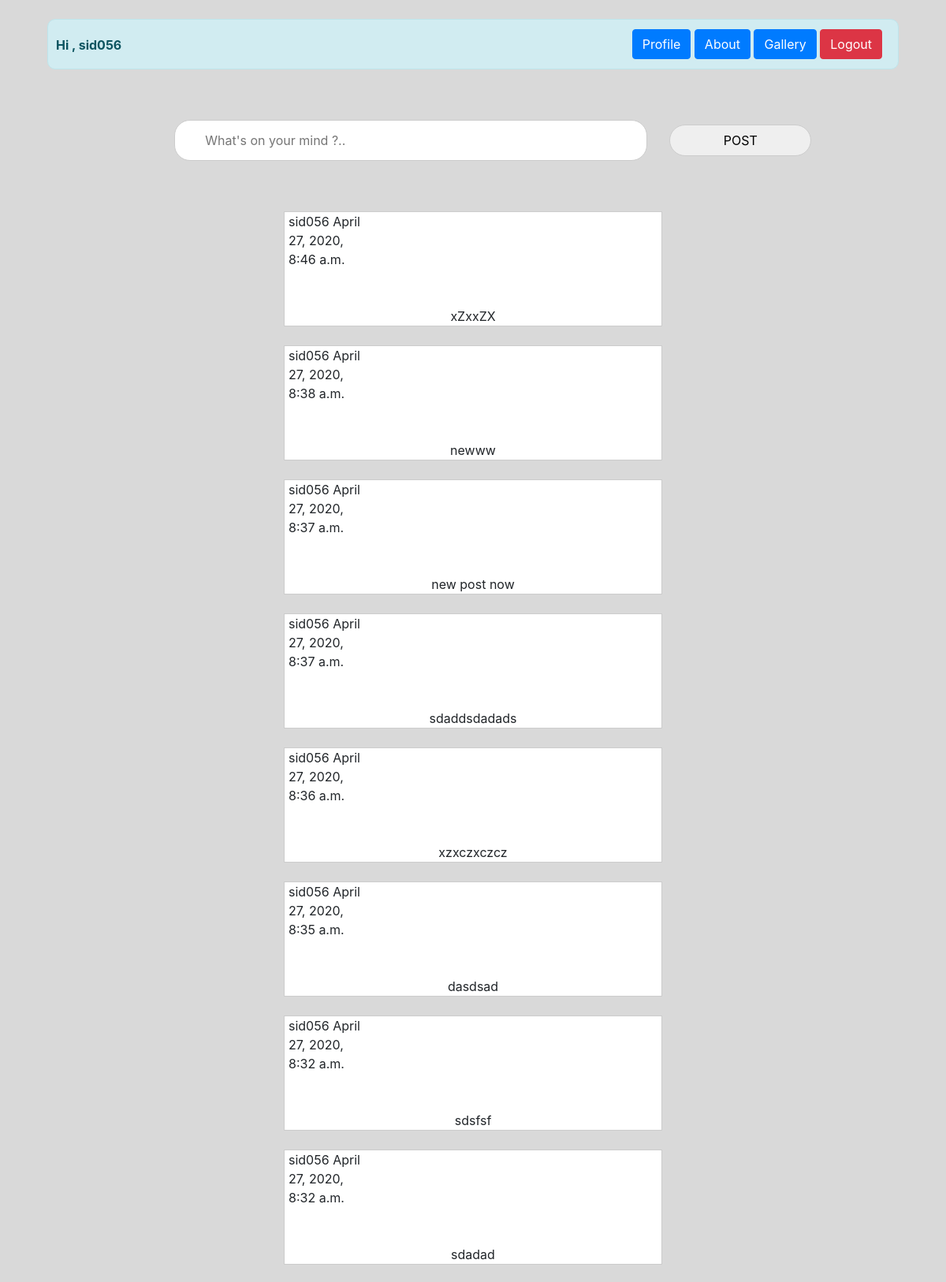
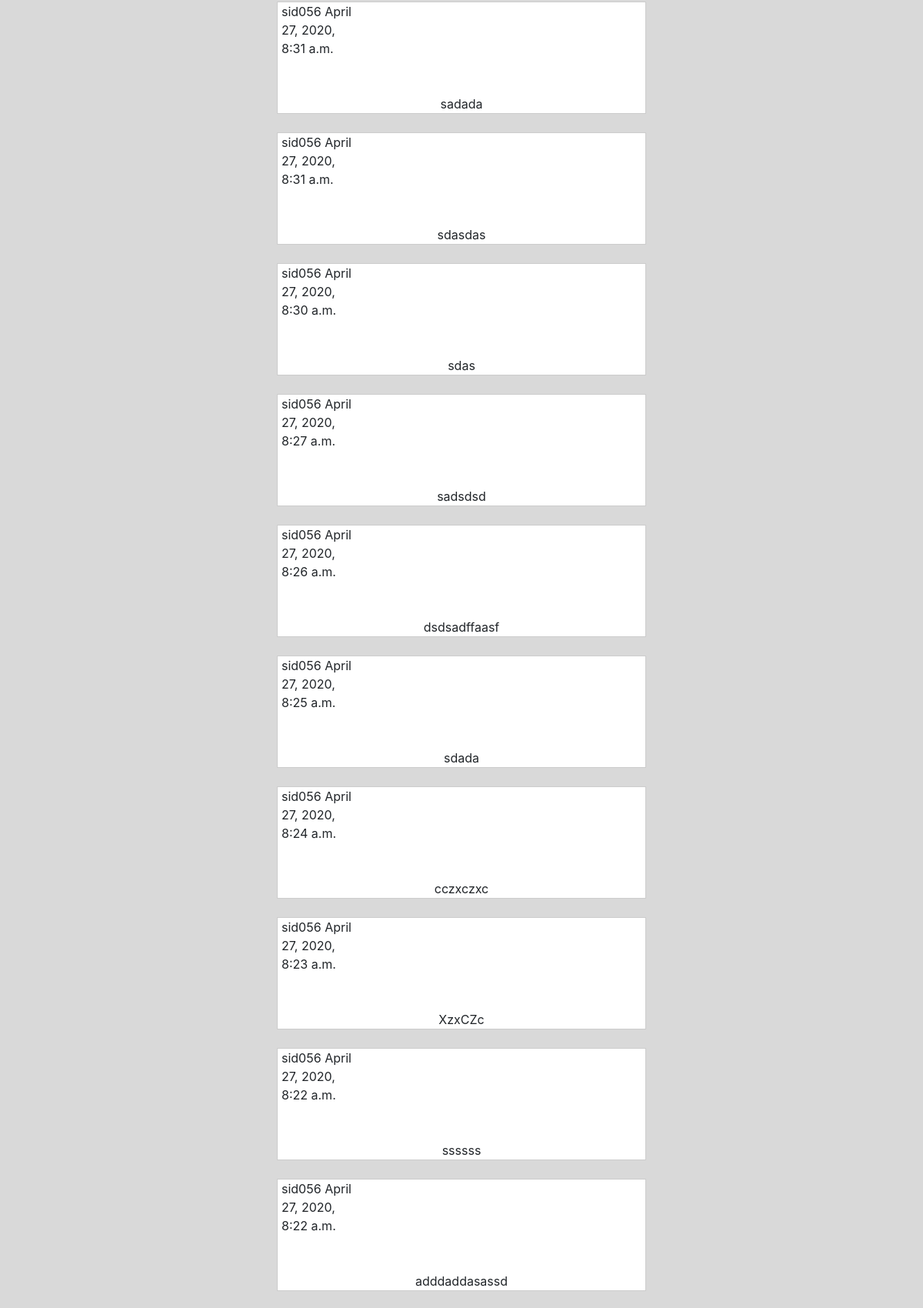
The app's page /home/ (signed in, upper part) with its own data (2 pictures, top to bottom).
### home/models.py (models this page shows)
class Post(models.Model):
    postid = models.ForeignKey(User,on_delete=models.CASCADE)
    text = models.TextField()
    post_time = models.DateTimeField(auto_now=True)

### home/views.py (the view)
# urls.py: path('home/',HomeView , name="home"),
@login_required(login_url="/")
def HomeView(request):
    following=[]
    posts = Post.objects.all().order_by('-id')
    Following = Following_list.following_list(Following_list,request.user)
    for follows in Following :
        following.append(follows.following)
    print(following)
    if request.user.is_authenticated :
        return render(request,'home.html',{'user':request.user.username , 'posts':posts , 'following':following })
    else :
        return render(request,'login.html')

### home/models.py (called while the page is built)
    def following_list(self,user):
        result = self.objects.all().filter(username=user)
        return result

### template/home.html (shortened to what this page needs)
{% load static %}
<html>
    <head>
        <link rel="stylesheet" href="https://stackpath.bootstrapcdn.com/bootstrap/4.4.1/css/bootstrap.min.css">
    </head>
    <body>
        <br>
        <div class="alert alert-info menu" role="alert" align="right" >
            <div class="user">
                Hi , {{ user }}
            </div>
            <button type="button" class="btn btn-primary" onclick="parent.location.href='/{{user}}'">Profile</button>
            <button type="button" class="btn btn-primary">About</button>
            <button type="button" class="btn btn-primary">Gallery</button>
            <button type="button" class="btn btn-danger" onclick="parent.location.href='/accounts/logout/'">Logout</button>
        </div>
        <br>
        <div class="input" align="center" >
            <br>
            <form id="form1" method="POST">
                <input type="text"  id="text" class="input1" placeholder="   What's on your mind ?.. " >
                <input class="submit" type="submit" value="POST">
            </form>
        </div>
        <br>
        <br>
        {% for post in posts %}
            {% if post.postid in following %}
                <div class='posts'>
                    <div>
                        {{post.postid}}
                        {{post.post_time}}
                    </div>
                    <br><br>
                    {{post.text}}
                </div><br>
            {% endif %}
        {% endfor %}
    </body>
</html>

### template/home.html (style rules this page uses)
.menu { margin-left: 5%; margin-right: 5%; border-radius: 10px; }
.input1 { height: 40px; width: 50% ; margin-left: 50px; border-radius: 20px; border: 1px solid #ccc; padding: 25px; -webkit-appearance: textfield; -moz-appearance: textfield; appearance: textfield; }
.submit { height: 40px; width: 15%; margin-left: 2%; border-radius: 20px; border: 1px solid #ccc; }
.posts { text-align: center; border: 1px solid #ccc; margin-left: 30%; margin-right: 30%; background: white; }
.posts > div { text-align: left; position: relative; left: 5px; top: 0px; width: 100px; }
.user { position: absolute; left : 10px; top: 20px; font-weight: bolder; }
body { background-color: #d9d9d9; }

### records on screen
Post: postid "sid056", post_time "April 27, 2020, 8:46 a.m.", text "xZxxZX"
Post: postid "sid056", post_time "April 27, 2020, 8:38 a.m.", text "newww"
Post: postid "sid056", post_time "April 27, 2020, 8:37 a.m.", text "new post now"
Post: postid "sid056", post_time "April 27, 2020, 8:37 a.m.", text "sdaddsdadads"
Post: postid "sid056", post_time "April 27, 2020, 8:36 a.m.", text "xzxczxczcz"
Post: postid "sid056", post_time "April 27, 2020, 8:35 a.m.", text "dasdsad"
Post: postid "sid056", post_time "April 27, 2020, 8:32 a.m.", text "sdsfsf"
Post: postid "sid056", post_time "April 27, 2020, 8:32 a.m.", text "sdadad"
Post: postid "sid056", post_time "April 27, 2020, 8:31 a.m.", text "sadada"
Post: postid "sid056", post_time "April 27, 2020, 8:31 a.m.", text "sdasdas"
Post: postid "sid056", post_time "April 27, 2020, 8:30 a.m.", text "sdas"
Post: postid "sid056", post_time "April 27, 2020, 8:27 a.m.", text "sadsdsd"
Post: postid "sid056", post_time "April 27, 2020, 8:26 a.m.", text "dsdsadffaasf"
Post: postid "sid056", post_time "April 27, 2020, 8:25 a.m.", text "sdada"
Post: postid "sid056", post_time "April 27, 2020, 8:24 a.m.", text "cczxczxc"
Post: postid "sid056", post_time "April 27, 2020, 8:23 a.m.", text "XzxCZc"
Post: postid "sid056", post_time "April 27, 2020, 8:22 a.m.", text "ssssss"
Post: postid "sid056", post_time "April 27, 2020, 8:22 a.m.", text "adddaddasassd"

### other values on screen
{{ user }} "sid056"
